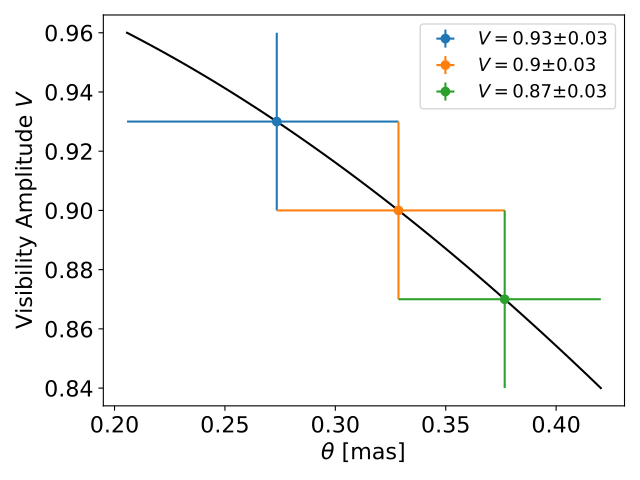

This chart was generated by the following Python code:
import numpy as np
import matplotlib.pyplot as plt
import matplotlib as mpl
mpl.rcParams['xtick.labelsize'] = 16
mpl.rcParams['ytick.labelsize'] = 16
plt.rc("axes", labelsize=16) 
from scipy.optimize import brentq
from scipy.special import j1
import astropy.units as u

def get_theta(V):
    def f(x):
        """Func to find root """
        return j1(x)/x-V/2
    x = brentq(f,0.000000001,1000)
    lam = 1.65*(u.um)
    B = 300*(u.m)
    theta = (x*lam/(np.pi*B)).decompose()
    return (theta*u.rad).to(u.mas)

V = 0.90
theta = get_theta(V)
theta_min = get_theta(V+0.03)
theta_max = get_theta(V-0.03)
print(theta, theta_min, theta_max,[theta-theta_min],[theta_max-theta])

Vs = [0.93,0.90,0.87]
for V in Vs:
    theta = get_theta(V).value
    theta_min = get_theta(V+0.03).value
    theta_max = get_theta(V-0.03).value
    plt.errorbar([theta], [V], xerr=([theta-theta_min],[theta_max-theta]), yerr=[0.03], marker="o",ls="None", label=rf"$V=${V}$\pm0.03$")
thetas = []
vs = np.linspace(0.84,0.96,100)
for v in vs:
    thetas.append(get_theta(v).value)
thetas = np.array(thetas)
print(thetas.shape)
plt.plot(thetas, vs, ls="-", color="black")
plt.xlabel(r"$\theta$ [$\mathrm{mas}$]")
plt.ylabel(r"Visibility Amplitude $V$")
plt.legend(fontsize=13)
plt.tight_layout()
plt.savefig(r"ASTRO501/hw3a/4c.pdf")
plt.show()
